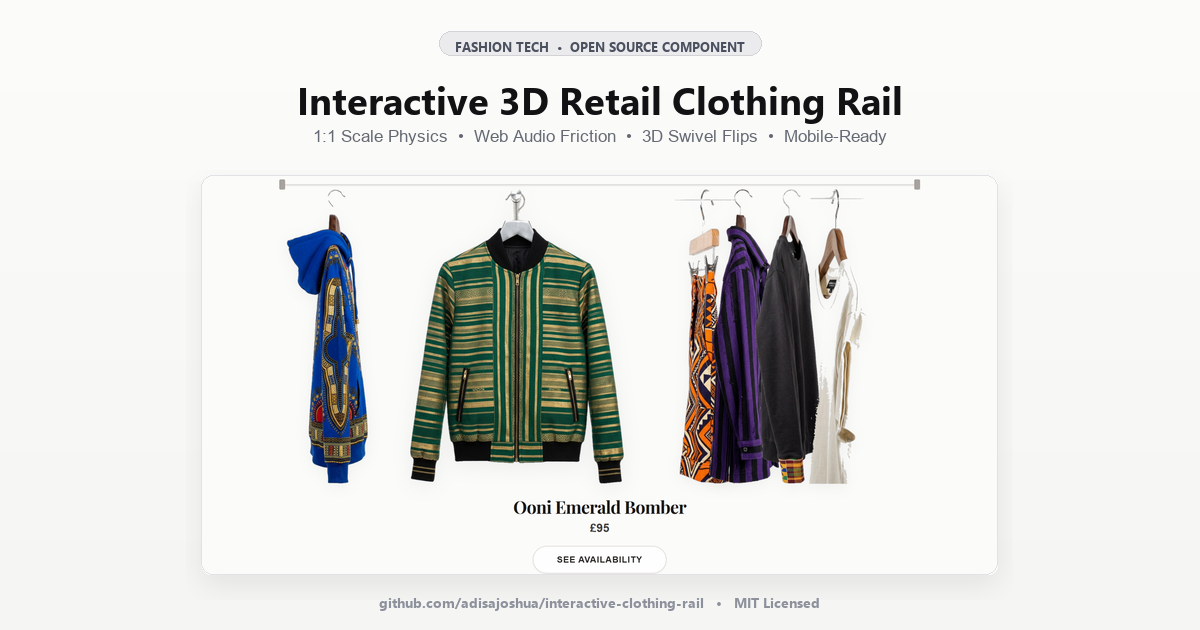
#> input picture og-image.png, 1200 x 630 px
$ python standardize_garment_assets.py -i ../og-image.png -o out
#> lines starting #> are read from the running program, lines starting #| are printed output that depends on the picture
import os
import sys
import argparse
from PIL import Image
import numpy as np

def standardize_garment(input_path, output_path, target_height=760, target_width=None, apex_y=4):
    """
    Standardizes a garment cutout for the interactive clothing rail:
    - Verifies RGBA transparency
    - Finds the exact metal hook apex
    - Standardizes the apex to pixel row apex_y
    - Ensures 1:1 scale across front and side profiles
    """
#> called with input_path = '../og-image.png', output_path = 'out', target_height = 760, apex_y = 4
    print(f"[+] Processing: {input_path}")
    img = Image.open(input_path).convert('RGBA')
    arr = np.array(img)
    alpha = arr[:, :, 3]
#> alpha: shape (630, 1200); every value is 255

    # Find non-zero alpha bounding box
    ys, xs = np.where(alpha > 20)
    if len(ys) == 0:
        print(f"[-] Error: Image has no visible pixels: {input_path}")
        return False

    y_min, y_max = ys.min(), ys.max()
#> y_min = 0; y_max = 629
    x_min, x_max = xs.min(), xs.max()
#> x_min = 0; x_max = 1199

    # Crop tight to garment
    cropped = arr[y_min:y_max+1, x_min:x_max+1]
    cropped_h, cropped_w = cropped.shape[:2]
#> cropped_h = 630; cropped_w = 1200

    # Desired garment height inside canvas
    desired_garment_h = target_height - apex_y - 12
    scale_factor = desired_garment_h / float(cropped_h)
#> scale_factor = 1.18
    new_w = max(1, int(round(cropped_w * scale_factor)))
#> new_w = 1417
    new_h = desired_garment_h

    # Resize using high quality Lanczos filter
    cropped_pil = Image.fromarray(cropped)
    resized_pil = cropped_pil.resize((new_w, new_h), Image.Resampling.LANCZOS)
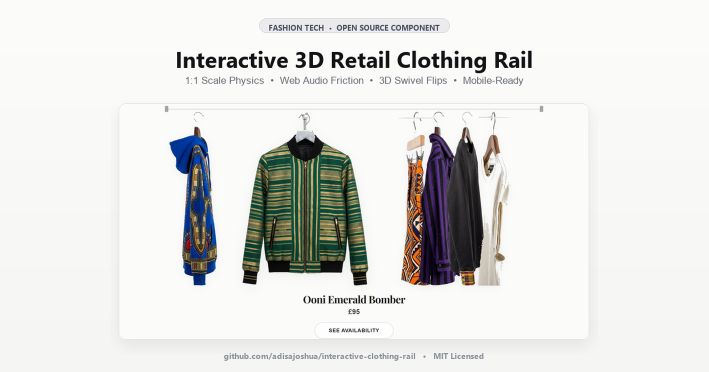
#> resized_pil: PIL image 1417x744 RGBA (shown at 1/2 size); mean R, G, B, A 224.7, 225.2, 223.5, 255
    resized_arr = np.array(resized_pil)

    # Determine canvas width
    if target_width is None:
        canvas_w = max(new_w + 30, 200 if 'side' in os.path.basename(input_path).lower() else 520)
    else:
        canvas_w = target_width

    # Create empty transparent canvas
    canvas = np.zeros((target_height, canvas_w, 4), dtype=np.uint8)

    # Center horizontally and position hook apex at apex_y
    offset_x = max(0, (canvas_w - new_w) // 2)
#> offset_x = 15
    canvas[apex_y:apex_y+new_h, offset_x:offset_x+new_w] = resized_arr
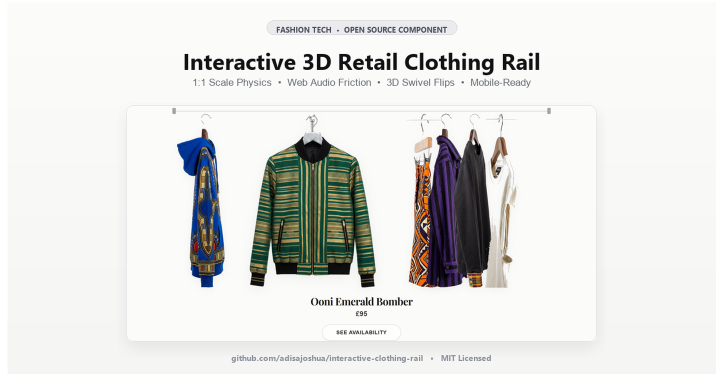
#> canvas: shape (760, 1447, 4) (shown at 1/2 size); mean R, G, B, A 215.4, 215.9, 214.2, 244.5; transparent parts drawn white

    # Save standardized asset
    out_img = Image.fromarray(canvas)
    os.makedirs(os.path.dirname(os.path.abspath(output_path)), exist_ok=True)
    out_img.save(output_path, format="PNG")
    print(f"[✓] Standardized: {output_path} (Canvas: {canvas_w}x{target_height}, Apex @ y={apex_y})")
#| [✓] Standardized: out (Canvas: 1447x760, Apex @ y=4)
    return True

if __name__ == '__main__':
    parser = argparse.ArgumentParser(description="Standardize garment assets for 3D clothing rail")
    parser.add_argument("--input", "-i", required=True, help="Input image file or folder")
    parser.add_argument("--output", "-o", required=True, help="Output image file or folder")
    parser.add_argument("--apex-y", type=int, default=4, help="Target row for hook apex (default: 4)")
    parser.add_argument("--height", type=int, default=760, help="Canvas height (default: 760)")
    args = parser.parse_args()

    if os.path.isfile(args.input):
        standardize_garment(args.input, args.output, target_height=args.height, apex_y=args.apex_y)
    elif os.path.isdir(args.input):
        os.makedirs(args.output, exist_ok=True)
        for fname in os.listdir(args.input):
            if fname.lower().endswith(('.png', '.jpg', '.jpeg', '.webp')):
                in_file = os.path.join(args.input, fname)
                out_file = os.path.join(args.output, os.path.splitext(fname)[0] + ".png")
                standardize_garment(in_file, out_file, target_height=args.height, apex_y=args.apex_y)
